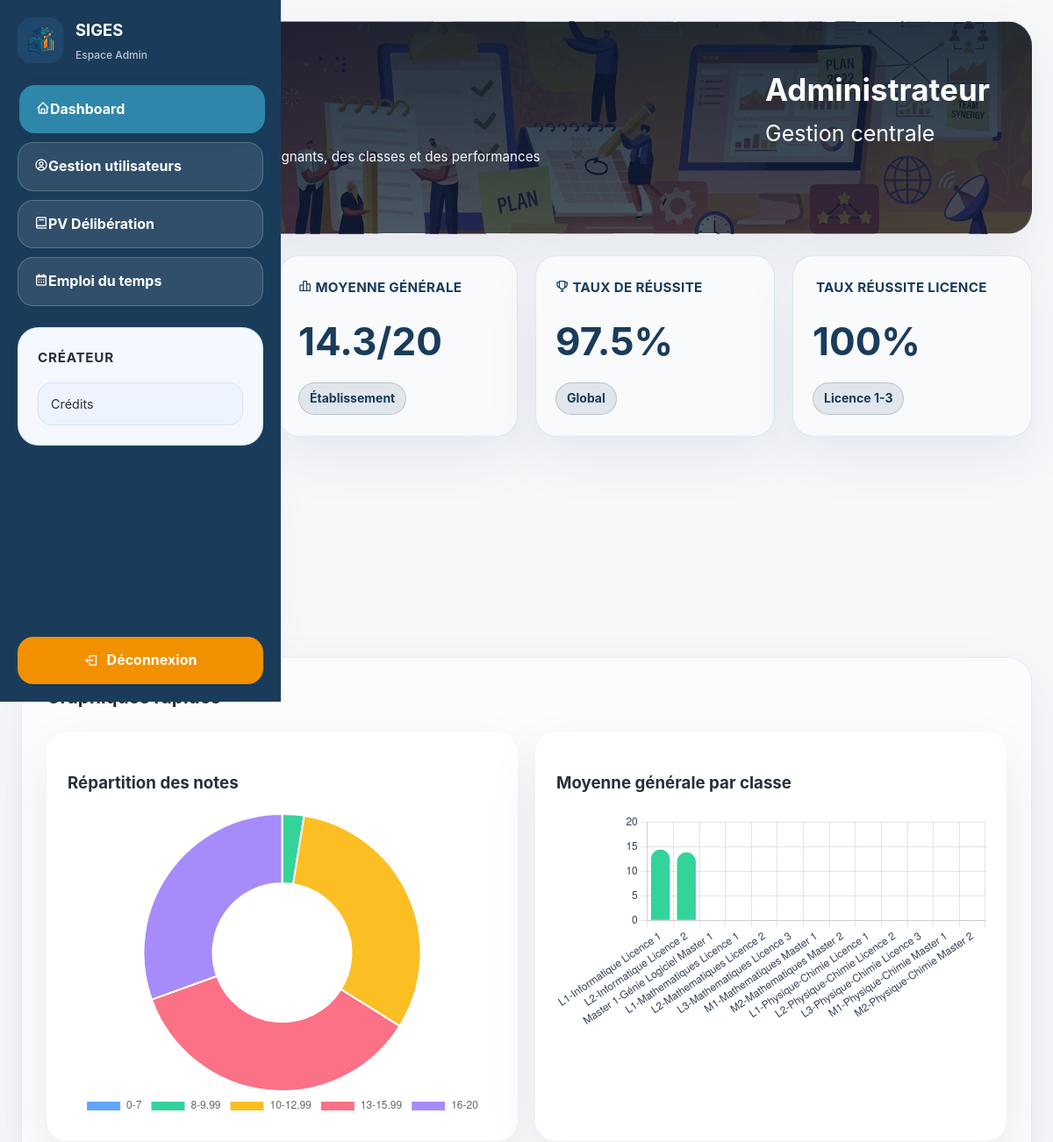
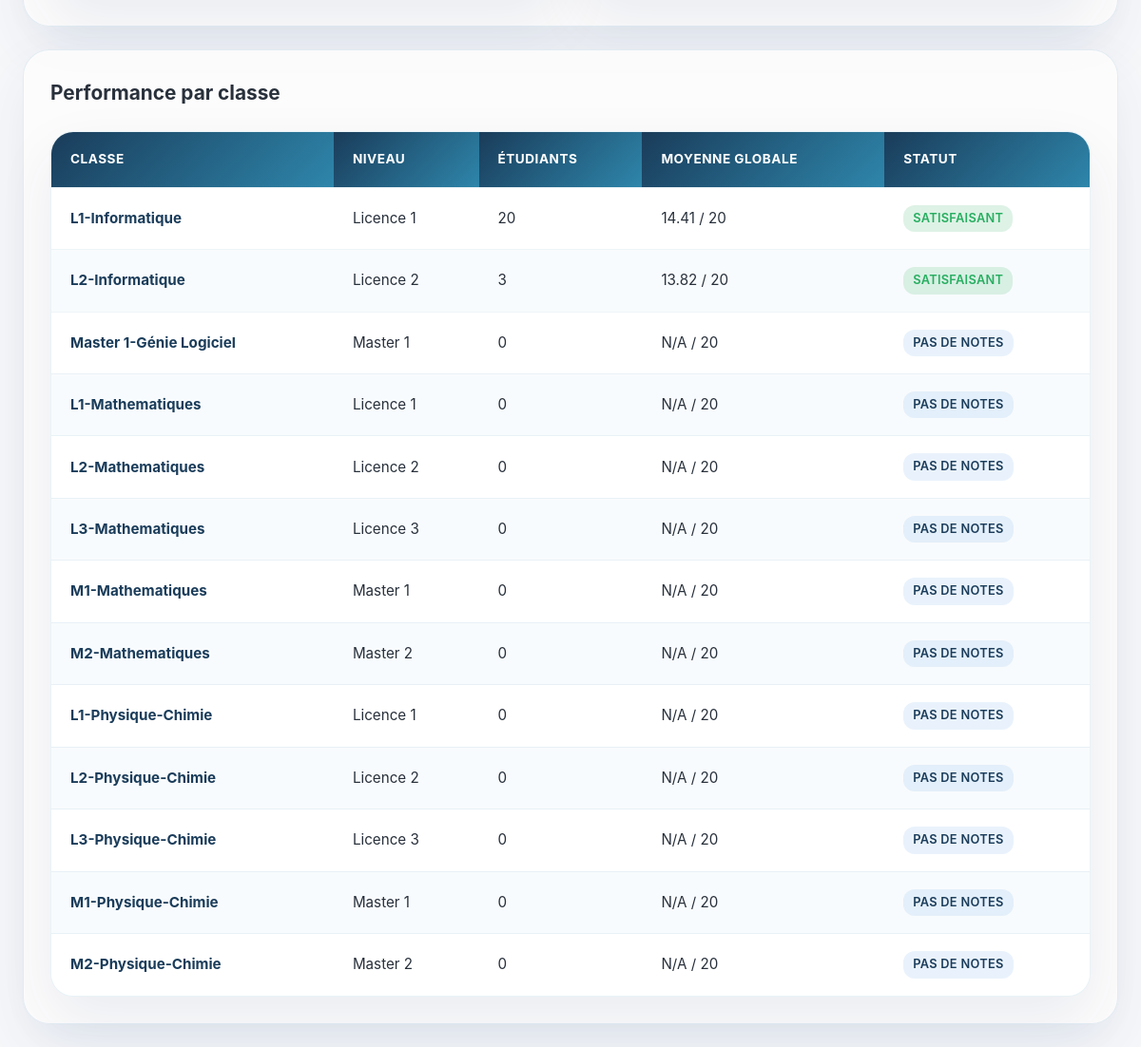
Page /views/admin/dashboard.php (signed in) on the committed database (2 pictures, top to bottom).
### tables this page shows
CREATE TABLE `classe` (
  `Id_Classe` int(11) NOT NULL,
  `libelle` varchar(50) NOT NULL,
  `niveau` varchar(50) NOT NULL
);

### views/admin/dashboard.php (the view, shortened to what this page needs)
<?php
$database = new Database();
$db = $database->getConnection();
$stats = [];
$stats['admis'] = $db->query("SELECT COUNT(*) FROM (
    SELECT id_Etudiant, AVG(note) AS moyenne
    FROM effectue
    WHERE note IS NOT NULL
    GROUP BY id_Etudiant
    HAVING AVG(note) >= 10
) AS sub")->fetchColumn();
$stats['moyenne_generale'] = $db->query("SELECT AVG(note) FROM effectue WHERE note IS NOT NULL")->fetchColumn();
$stats['taux_reussite'] = $db->query("SELECT IFNULL(ROUND((SUM(CASE WHEN note >= 10 THEN 1 ELSE 0 END) * 100.0) / COUNT(*), 1), 0) FROM effectue WHERE note IS NOT NULL")->fetchColumn();
$stats['taux_licence'] = $db->query("SELECT IFNULL(ROUND((SUM(CASE WHEN avg_note >= 10 THEN 1 ELSE 0 END) * 100.0) / COUNT(*), 1), 0)
    FROM (
        SELECT e.id_Etudiant, AVG(eff.note) AS avg_note
        FROM etudiant e
        JOIN classe c ON e.Id_Classe = c.Id_Classe
        JOIN effectue eff ON e.id_Etudiant = eff.id_Etudiant
        WHERE eff.note IS NOT NULL AND c.niveau LIKE 'Licence %'
        GROUP BY e.id_Etudiant
    ) AS t")->fetchColumn();
$stats['taux_master'] = $db->query("SELECT IFNULL(ROUND((SUM(CASE WHEN avg_note >= 10 THEN 1 ELSE 0 END) * 100.0) / COUNT(*), 1), 0)
    FROM (
        SELECT e.id_Etudiant, AVG(eff.note) AS avg_note
        FROM etudiant e
        JOIN classe c ON e.Id_Classe = c.Id_Classe
        JOIN effectue eff ON e.id_Etudiant = eff.id_Etudiant
        WHERE eff.note IS NOT NULL AND c.niveau LIKE 'Master %'
        GROUP BY e.id_Etudiant
    ) AS t")->fetchColumn();
$noteDistributionRows = $db->query("SELECT CASE
    WHEN note < 8 THEN '0-7'
    WHEN note < 10 THEN '8-9.99'
    WHEN note < 13 THEN '10-12.99'
    WHEN note < 16 THEN '13-15.99'
    ELSE '16-20'
  END AS bucket,
  COUNT(*) AS count
  FROM effectue
  WHERE note IS NOT NULL
  GROUP BY bucket")->fetchAll(PDO::FETCH_ASSOC);
$noteBuckets = ['0-7' => 0, '8-9.99' => 0, '10-12.99' => 0, '13-15.99' => 0, '16-20' => 0];
foreach ($noteDistributionRows as $row) {
    $noteBuckets[$row['bucket']] = $row['count'];
}
$queryClasses = "SELECT c.Id_Classe, c.libelle, c.niveau,
                 (SELECT AVG(eff.note)
                  FROM effectue eff
                  JOIN etudiant e ON eff.id_Etudiant = e.id_Etudiant
                  WHERE e.Id_Classe = c.Id_Classe AND eff.note IS NOT NULL) as moyenne_classe,
                 (SELECT COUNT(DISTINCT e.id_Etudiant)
                  FROM etudiant e
                  WHERE e.Id_Classe = c.Id_Classe) as nb_etudiants
                 FROM classe c";
$stmtClasses = $db->prepare($queryClasses);
$stmtClasses->execute();
$classesPerformance = $stmtClasses->fetchAll(PDO::FETCH_ASSOC);
?>
<!DOCTYPE html>
<html lang="fr">
<head>
    <link rel="stylesheet" href="../../assets/css/style.css">
    <link rel="stylesheet" href="https://cdn.jsdelivr.net/npm/boxicons@2.1.4/css/boxicons.min.css">
</head>
<body>
    <div class="student-shell">
        <aside class="student-sidebar">
            <div class="sidebar-brand">
                <img src="../../assets/img/logo_simple-SAP.png" alt="SIGES logo">
                <div class="brand-title">
                    <strong>SIGES</strong>
                    <span>Espace Admin</span>
                </div>
            </div>
            <nav class="sidebar-nav">
                <a href="dashboard.php" class="active"><i class='bx bx-home'></i>Dashboard</a>
                <a href="users.php"><i class='bx bx-user-circle'></i>Gestion utilisateurs</a>
                <a href="grades_view.php"><i class='bx bx-book'></i>PV Délibération</a>
                <a href="schedule.php"><i class='bx bx-calendar'></i>Emploi du temps</a>
            </nav>
                <div class="sidebar-section">
                <h3>Créateur</h3>
                <div class="course-list">
                    <a href="creators.php">Crédits</a>
                </div>
            </div>
            <a href="../../controllers/Logout.php" class="logout-btn"><i class='bx bx-log-out'></i>Déconnexion</a>
        </aside>
        <main class="student-main">
            <section class="page-header page-header-dashboard">
                <div>
                    <p class="eyebrow">Administration</p>
                    <h1>Tableau de bord</h1>
                    <p>Vue globale des étudiants, des enseignants, des classes et des performances scolaires.</p>
                </div>
                <div class="header-user-card">
                    <strong>Administrateur</strong>
                    <span>Gestion centrale</span>
                </div>
            </section>
            <section class="stats-grid">
                <article class="stat-card">
                    <h3><i class='bx bx-check-circle'></i> Étudiants admis</h3>
                    <p class="stat-value"><?= $stats['admis'] ?></p>
                    <span class="badge badge-success">Moyenne ≥ 10</span>
                </article>
                <article class="stat-card">
                    <h3><i class='bx bx-bar-chart-alt-2'></i> Moyenne générale</h3>
                    <p class="stat-value"><?= $stats['moyenne_generale'] ? round($stats['moyenne_generale'], 1) : 'N/A' ?>/20</p>
                    <span class="badge badge-success">Établissement</span>
                </article>
                <article class="stat-card">
                    <h3><i class='bx bx-trophy'></i> Taux de réussite</h3>
                    <p class="stat-value"><?= round($stats['taux_reussite'], 1) ?>%</p>
                    <span class="badge badge-success">Global</span>
                </article>
                <article class="stat-card">
                    <h3><i class='bx bx-graduation'></i> Taux réussite Licence</h3>
                    <p class="stat-value"><?= round($stats['taux_licence'], 1) ?>%</p>
                    <span class="badge badge-soft">Licence 1-3</span>
                </article>
                <article class="stat-card">
                    <h3><i class='bx bx-graduation'></i> Taux réussite Master</h3>
                    <p class="stat-value"><?= round($stats['taux_master'], 1) ?>%</p>
                    <span class="badge badge-soft">Master 1-2</span>
                </article>
            </section>
            <section class="section-block">
                <div class="section-title-row">
                    <h2>Graphiques rapides</h2>
                </div>
                <div class="chart-grid">
                    <div class="chart-card">
                        <h3>Répartition des notes</h3>
                        <canvas id="noteDistributionChart"></canvas>
                    </div>
                    <div class="chart-card">
                        <h3>Moyenne générale par classe</h3>
                        <canvas id="classAverageChart"></canvas>
                    </div>
                </div>
            </section>
            <section class="section-block">
                        <div class="section-title-row">
                    <h2>Performance par classe</h2>
                </div>
                <div class="table-card">
                    <table>
                        <thead>
                            <tr>
                                <th>Classe</th>
                                <th>Niveau</th>
                                <th>Étudiants</th>
                                <th>Moyenne globale</th>
                                <th>Statut</th>
                            </tr>
                        </thead>
                        <tbody>
                            <?php foreach ($classesPerformance as $cp): ?>
                                <tr>
                                    <td><strong><?= htmlspecialchars($cp['libelle']) ?></strong></td>
                                    <td><?= htmlspecialchars($cp['niveau']) ?></td>
                                    <td><?= $cp['nb_etudiants'] ?? 0 ?></td>
                                    <td><?= $cp['moyenne_classe'] ? round($cp['moyenne_classe'], 2) : 'N/A' ?> / 20</td>
                                    <td>
                                        <?php if (!$cp['moyenne_classe']): ?>
                                            <span class="badge badge-soft">Pas de notes</span>
                                        <?php elseif ($cp['moyenne_classe'] >= 10): ?>
                                            <span class="badge badge-success">Satisfaisant</span>
                                        <?php else: ?>
                                            <span class="badge badge-warning">À surveiller</span>
                                        <?php endif; ?>
                                    </td>
                                </tr>
                            <?php endforeach; ?>
                        </tbody>
                    </table>
                </div>
            </section>
        </main>
    </div>
    <script>
        const noteLabels = <?= json_encode(array_keys($noteBuckets)) ?>;
        const noteData = <?= json_encode(array_values($noteBuckets)) ?>;
        const classLabels = <?= json_encode(array_map(function ($item) { return htmlspecialchars($item['libelle'] . ' ' . $item['niveau']); }, $classesPerformance)) ?>;
        const classAverages = <?= json_encode(array_map(function ($item) { return $item['moyenne_classe'] !== null ? round($item['moyenne_classe'], 2) : 0; }, $classesPerformance)) ?>;
        const noteCtx = document.getElementById('noteDistributionChart');
        if (noteCtx) {
            new Chart(noteCtx, {
                type: 'doughnut',
                data: {
                    labels: noteLabels,
                    datasets: [{
                        label: 'Répartition des notes',
                        data: noteData,
                        backgroundColor: ['#60a5fa', '#34d399', '#fbbf24', '#fb7185', '#a78bfa'],
                        borderColor: '#fff',
                        borderWidth: 2
                    }]
                },
                options: {
                    responsive: true,
                    plugins: {
                        legend: { position: 'bottom' }
                    }
                }
            });
        }
        const classCtx = document.getElementById('classAverageChart');
        if (classCtx) {
            new Chart(classCtx, {
                type: 'bar',
                data: {
                    labels: classLabels,
                    datasets: [{
                        label: 'Moyenne générale par classe',
                        data: classAverages,
                        backgroundColor: '#34d399',
                        borderRadius: 12,
                    }]
                },
                options: {
                    responsive: true,
                    scales: {
                        x: { ticks: { color: '#334155' } },
                        y: { beginAtZero: true, suggestedMax: 20, ticks: { color: '#334155' } }
                    },
                    plugins: {
                        legend: { display: false }
                    }
                }
            });
        }
    </script>
</body>
</html>

### rows in the picture
classe: libelle "L1-Informatique", niveau "Licence 1", nb_etudiants "20", moyenne_classe "14.41", shows "SATISFAISANT"
classe: libelle "L2-Informatique", niveau "Licence 2", nb_etudiants "3", moyenne_classe "13.82", shows "SATISFAISANT"
classe: libelle "Master 1-Génie Logiciel", niveau "Master 1", nb_etudiants "0", shows "N/A", shows "PAS DE NOTES"
classe: libelle "L1-Mathematiques", niveau "Licence 1", nb_etudiants "0", shows "N/A", shows "PAS DE NOTES"
classe: libelle "L2-Mathematiques", niveau "Licence 2", nb_etudiants "0", shows "N/A", shows "PAS DE NOTES"
classe: libelle "L3-Mathematiques", niveau "Licence 3", nb_etudiants "0", shows "N/A", shows "PAS DE NOTES"
classe: libelle "M1-Mathematiques", niveau "Master 1", nb_etudiants "0", shows "N/A", shows "PAS DE NOTES"
classe: libelle "M2-Mathematiques", niveau "Master 2", nb_etudiants "0", shows "N/A", shows "PAS DE NOTES"
classe: libelle "L1-Physique-Chimie", niveau "Licence 1", nb_etudiants "0", shows "N/A", shows "PAS DE NOTES"
classe: libelle "L2-Physique-Chimie", niveau "Licence 2", nb_etudiants "0", shows "N/A", shows "PAS DE NOTES"
classe: libelle "L3-Physique-Chimie", niveau "Licence 3", nb_etudiants "0", shows "N/A", shows "PAS DE NOTES"
classe: libelle "M1-Physique-Chimie", niveau "Master 1", nb_etudiants "0", shows "N/A", shows "PAS DE NOTES"
classe: libelle "M2-Physique-Chimie", niveau "Master 2", nb_etudiants "0", shows "N/A", shows "PAS DE NOTES"

### other values in the picture
$stats['moyenne_generale'] "14.3"
$stats['taux_reussite'] "97.5"
$stats['taux_licence'] "100"
chart data {{ json_encode(array_keys($noteBuckets)) }} ["0-7","8-9.99","10-12.99","13-15.99","16-20"]
chart data {{ json_encode(array_values($noteBuckets)) }} [0,3,37,42,36]
